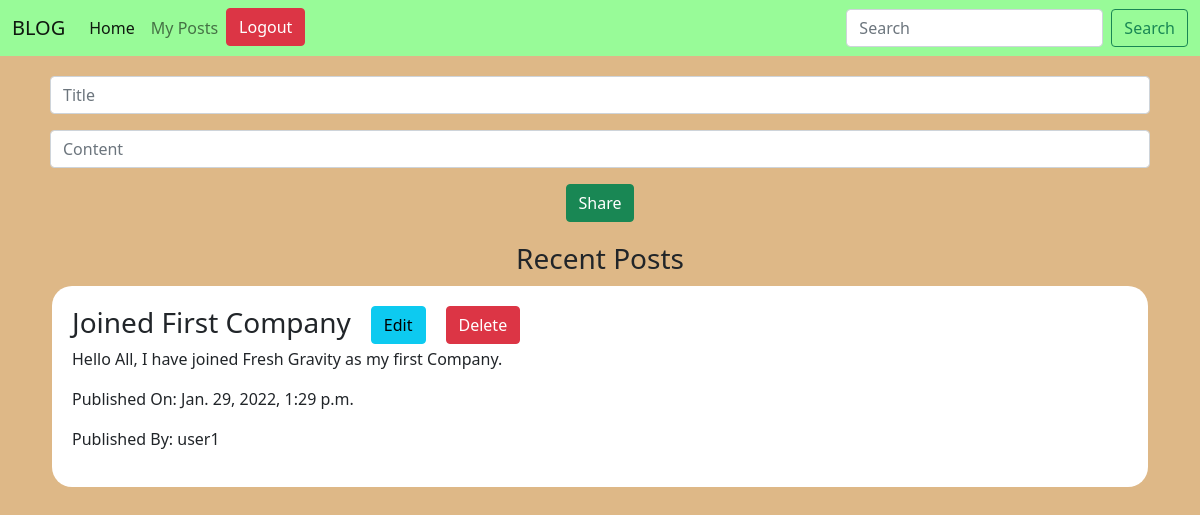
The app's page /my-posts (signed in) with its own data.
### home/models.py (models this page shows, shortened)
class Post(models.Model):
    title = models.CharField(max_length=200)
    content = models.CharField(max_length=2000)
    user = models.ForeignKey(User, on_delete=models.CASCADE)
    date = models.DateTimeField(auto_now=True)

### home/views.py (the view)
# urls.py: path('my-posts', views.my_posts, name='my-posts'),
def my_posts(request):
    username = request.user.username
    user = User.objects.get(username=username)
    posts = list(Post.objects.filter(user=user))
    posts = posts[::-1]
    context = {'username': username, 'posts':posts}
    return render(request, 'my_posts.html', context=context)

### templates/my_posts.html (shortened to what this page needs)
<!doctype html>
<html lang="en">
  <head>
    <link href="https://cdn.jsdelivr.net/npm/bootstrap@5.1.3/dist/css/bootstrap.min.css" rel="stylesheet">
  </head>
  <body style="background-color: burlywood;">
    <nav class="navbar navbar-expand-lg navbar-light" style="background-color: palegreen;">
        <div class="container-fluid">
          <a class="navbar-brand" href="/">BLOG</a>
          <div class="collapse navbar-collapse" id="navbarSupportedContent">
            <ul class="navbar-nav me-auto mb-2 mb-lg-0">
              <li class="nav-item">
                <a class="nav-link active" aria-current="page" href="/">Home</a>
              </li>
              {% if not username %}
              <li class="nav-item">
                <button style="margin-right: 10px;" type="button" class="btn btn-primary" data-bs-toggle="modal" data-bs-target="#Modal1">
                  Login
                </button>
              </li>
              <li class="nav-item">
                <button style="margin-right: 10px;" type="button" class="btn btn-primary" data-bs-toggle="modal" data-bs-target="#Modal2">
                  Signup
                </button>
              </li>
              {% else %}
              <li class="nav-item">
                <a class="nav-link" href="my-posts">My Posts</a>
              </li>
              <li class="nav-item">
                <a class="btn btn-danger" href="logout">Logout</a>
              </li>
              {% endif %}
            </ul>
            <form action="search" method="post" class="d-flex">{% csrf_token %}
              <input class="form-control me-2" type="search" placeholder="Search" aria-label="Search" value="{{key}}" name="key" required>
              <button class="btn btn-outline-success" type="submit">Search</button>
            </form>
          </div>
        </div>
      </nav>
      {% if username %}
      <div class="container" style="padding: 20px;">
        {% if post %}
        <form action="{% url 'edit-post' id=post.id %}" method="post">{% csrf_token %}
          {% else %}
        <form action="share" method="post">{% csrf_token %}
          {% endif %}
          <div class="mb-3">
            <input class="form-control" type="text" placeholder="Title" aria-label="Title" name="title" value="{{post.title}}" required>
          </div>
          <div class="mb-3">
            <input class="form-control" type="text" placeholder="Content" aria-label="Content" name="content" value="{{post.content}}" required>
          </div>
          <center><button class="btn btn-success" type="submit">Share</button></center>
        </form>
      </div>
      {% endif %}
      <div class="container">
        {% if posts %}
        <center><h3>Recent Posts</h3></center>
        {% else %}
        <center><h3>No Posts</h3></center>
        {% endif %}
        {% for post in posts %}
          <div id="post" style="padding: 20px;background-color: white;border-radius: 20px;margin: 10px;">
            <div class="d-flex">
              <h3>{{post.title}}</h3>
              <a href="{% url 'edit-post' id=post.id %}"><button style="margin-left: 20px;margin-right: 10px;" class="btn btn-info">Edit</button></a>
              <a href="{% url 'delete-post' id=post.id %}"><button style="margin-left: 10px;margin-right: 10px;" class="btn btn-danger">Delete</button></a>
            </div>
              <p>{{post.content}}</p>
              <p>Published On: {{post.date}}</p>
              <p>Published By: {{post.user.username}}</p>
          </div>
          {% endfor %}
      </div>
  </body>
</html>

### records on screen
Post: title "Joined First Company", content "Hello All, I have joined Fresh Gravity as my first Company.", date "Jan. 29, 2022, 1:29 p.m.", user.username "user1"
